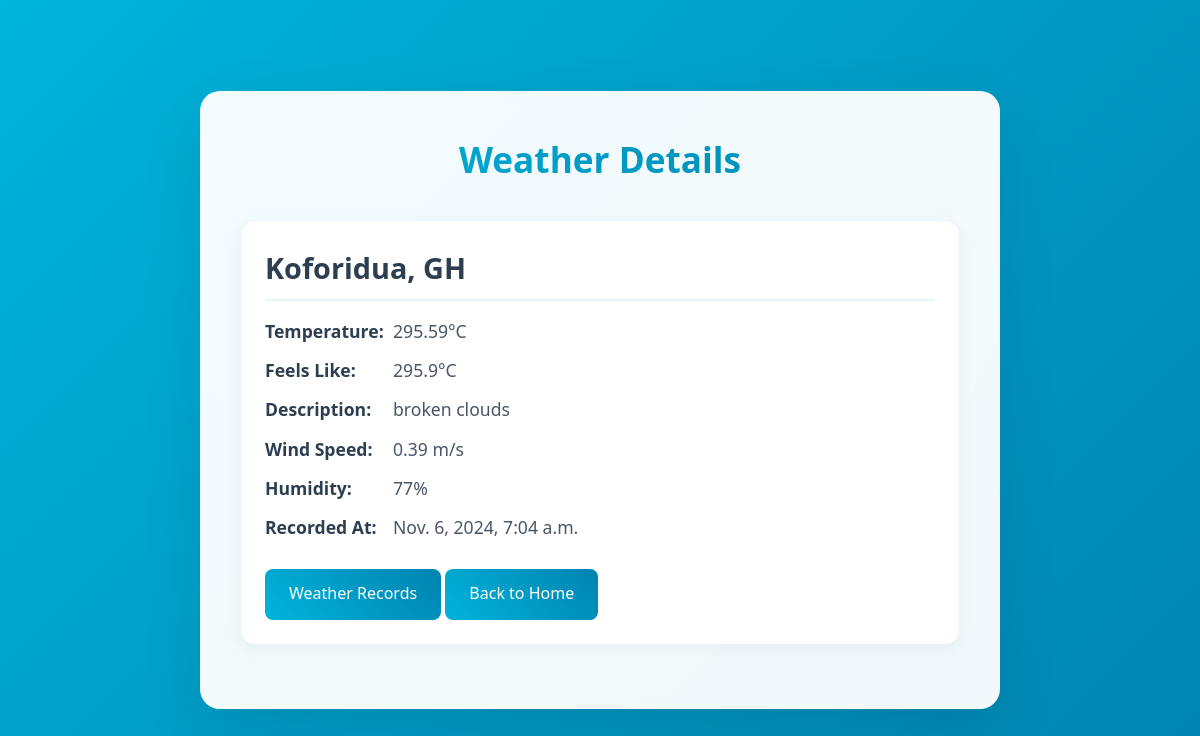
Page /skydata/weather/details/11/ on the committed database.
### skydata/models.py (models this page shows, shortened)
class SkynexusData(models.Model):
    id = models.AutoField(primary_key=True)
    city = models.CharField(max_length=100, default="NA")
    country = models.CharField(max_length=100, default='Unknown')
    temperature = models.FloatField(default=0.0)
    feels_like = models.FloatField(default=0.1)
    weather_description = models.CharField(max_length=255, default="NA")
    wind_speed = models.FloatField(default=0.0)
    humidity = models.IntegerField(default=0)
    created_at = models.DateTimeField(auto_now_add=True)

### skydata/views.py (the view)
# urls.py: path('weather/details/<int:skydata_id>/', views.weather_details, name='weather-details'),
def weather_details(request, skydata_id):
    weather_data = get_object_or_404(SkynexusData, pk=skydata_id)
    return render(request, 'weather-details.html', {'weather_data': weather_data})

### skydata/templates/weather-details.html (shortened to what this page needs)
<!DOCTYPE html>
<html lang="en">
<head>
    {% load static %}
    <link rel="stylesheet" href="{% static 'css/style.css' %}">
</head>
<body>
    <div class="container">
        <h1>Weather Details</h1>
        <div class="weather-item">
            <h2>{{ weather_data.city }}, {{ weather_data.country }}</h2>
            <p><strong>Temperature:</strong> {{ weather_data.temperature }}°C</p>
            <p><strong>Feels Like:</strong> {{ weather_data.feels_like }}°C</p>
            <p><strong>Description:</strong> {{ weather_data.weather_description }}</p>
            <p><strong>Wind Speed:</strong> {{ weather_data.wind_speed }} m/s</p>
            <p><strong>Humidity:</strong> {{ weather_data.humidity }}%</p>
            <p><strong>Recorded At:</strong> {{ weather_data.created_at }}</p>
            <a href="{% url 'skydata:fetch-skydata' %}">Weather Records</a>
            <a href="{% url 'skydata:home' %}">Back to Home</a>
        </div>
    </div>
</body>
</html>

### static/css/style.css (style rules this page uses)
* { margin: 0; padding: 0; box-sizing: border-box; }
body { font-family: 'Segoe UI', system-ui, -apple-system, sans-serif; background: linear-gradient(135deg, #00b4db 0%, #0083b0 100%); min-height: 100vh; color: #333; margin: 0; padding: 20px; display: flex; align-items: center; justify-content: center; line-height: 1.6; }
.container { width: 100%; max-width: 800px; background: rgba(255, 255, 255, 0.95); backdrop-filter: blur(10px); padding: 2.5rem; border-radius: 20px; box-shadow: 0 20px 60px rgba(0, 0, 0, 0.1); animation: slideUp 0.6s ease-out; }
h1 { color: #2c3e50; text-align: center; font-size: 2.2rem; margin-bottom: 2rem; font-weight: 700; background: linear-gradient(45deg, #00b4db, #0083b0); -webkit-background-clip: text; -webkit-text-fill-color: transparent; animation: fadeIn 0.8s ease-out; }
.weather-item { background: white; border-radius: 15px; padding: 1.5rem; margin-bottom: 1.5rem; box-shadow: 0 4px 15px rgba(0, 0, 0, 0.05); border: 1px solid rgba(0, 180, 219, 0.1); transition: all 0.3s ease; animation: fadeIn 0.6s ease-out; }
.weather-item h2 { color: #2c3e50; font-size: 1.8rem; margin-bottom: 1rem; border-bottom: 2px solid rgba(0, 180, 219, 0.1); padding-bottom: 0.5rem; }
.weather-item p { color: #4a5568; margin: 0.7rem 0; font-size: 1.1rem; display: flex; align-items: center; gap: 0.5rem; }
.weather-item p strong { color: #2c3e50; min-width: 120px; }
a { display: inline-block; padding: 0.8rem 1.5rem; background: linear-gradient(45deg, #00b4db, #0083b0); color: white; text-decoration: none; border-radius: 8px; font-weight: 500; transition: all 0.3s ease; margin-top: 1rem; }

### rows in the picture
SkynexusData: city "Koforidua", country "GH", temperature "295.59", feels_like "295.9", weather_description "broken clouds", wind_speed "0.39", humidity "77", created_at "Nov. 6, 2024, 7:04 a.m."
